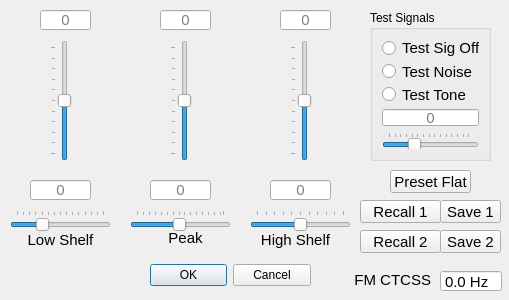
<?xml version="1.0" encoding="UTF-8"?>
<ui version="4.0">
 <class>CTransmitDlg</class>
 <widget class="QDialog" name="CTransmitDlg">
  <property name="windowModality">
   <enum>Qt::NonModal</enum>
  </property>
  <property name="geometry">
   <rect>
    <x>0</x>
    <y>0</y>
    <width>509</width>
    <height>300</height>
   </rect>
  </property>
  <property name="windowTitle">
   <string>Transmit Setup</string>
  </property>
  <property name="sizeGripEnabled">
   <bool>false</bool>
  </property>
  <property name="modal">
   <bool>false</bool>
  </property>
  <widget class="QSlider" name="LowShelfGainSlider">
   <property name="geometry">
    <rect>
     <x>50</x>
     <y>40</y>
     <width>22</width>
     <height>121</height>
    </rect>
   </property>
   <property name="minimum">
    <number>-25</number>
   </property>
   <property name="maximum">
    <number>25</number>
   </property>
   <property name="pageStep">
    <number>1</number>
   </property>
   <property name="orientation">
    <enum>Qt::Vertical</enum>
   </property>
   <property name="tickPosition">
    <enum>QSlider::TicksAbove</enum>
   </property>
   <property name="tickInterval">
    <number>5</number>
   </property>
  </widget>
  <widget class="QSlider" name="LowShelfFreqSlider">
   <property name="geometry">
    <rect>
     <x>10</x>
     <y>210</y>
     <width>101</width>
     <height>22</height>
    </rect>
   </property>
   <property name="minimum">
    <number>1</number>
   </property>
   <property name="maximum">
    <number>15</number>
   </property>
   <property name="singleStep">
    <number>1</number>
   </property>
   <property name="pageStep">
    <number>1</number>
   </property>
   <property name="value">
    <number>5</number>
   </property>
   <property name="orientation">
    <enum>Qt::Horizontal</enum>
   </property>
   <property name="tickPosition">
    <enum>QSlider::TicksAbove</enum>
   </property>
   <property name="tickInterval">
    <number>1</number>
   </property>
  </widget>
  <widget class="QLabel" name="label">
   <property name="geometry">
    <rect>
     <x>25</x>
     <y>230</y>
     <width>71</width>
     <height>20</height>
    </rect>
   </property>
   <property name="font">
    <font>
     <pointsize>11</pointsize>
    </font>
   </property>
   <property name="text">
    <string>Low Shelf</string>
   </property>
   <property name="alignment">
    <set>Qt::AlignCenter</set>
   </property>
  </widget>
  <widget class="QLineEdit" name="LowGainEdit">
   <property name="geometry">
    <rect>
     <x>40</x>
     <y>10</y>
     <width>51</width>
     <height>20</height>
    </rect>
   </property>
   <property name="font">
    <font>
     <pointsize>11</pointsize>
    </font>
   </property>
   <property name="alignment">
    <set>Qt::AlignCenter</set>
   </property>
   <property name="readOnly">
    <bool>true</bool>
   </property>
   <property name="placeholderText">
    <string>0</string>
   </property>
  </widget>
  <widget class="QLineEdit" name="LowFreqEdit">
   <property name="geometry">
    <rect>
     <x>30</x>
     <y>180</y>
     <width>61</width>
     <height>20</height>
    </rect>
   </property>
   <property name="font">
    <font>
     <pointsize>11</pointsize>
    </font>
   </property>
   <property name="alignment">
    <set>Qt::AlignCenter</set>
   </property>
   <property name="readOnly">
    <bool>true</bool>
   </property>
   <property name="placeholderText">
    <string>0</string>
   </property>
  </widget>
  <widget class="QLineEdit" name="PkGainEdit">
   <property name="geometry">
    <rect>
     <x>160</x>
     <y>10</y>
     <width>51</width>
     <height>20</height>
    </rect>
   </property>
   <property name="font">
    <font>
     <pointsize>11</pointsize>
    </font>
   </property>
   <property name="alignment">
    <set>Qt::AlignCenter</set>
   </property>
   <property name="readOnly">
    <bool>true</bool>
   </property>
   <property name="placeholderText">
    <string>0</string>
   </property>
  </widget>
  <widget class="QSlider" name="PkFreqSlider">
   <property name="geometry">
    <rect>
     <x>130</x>
     <y>210</y>
     <width>101</width>
     <height>22</height>
    </rect>
   </property>
   <property name="minimum">
    <number>1</number>
   </property>
   <property name="maximum">
    <number>30</number>
   </property>
   <property name="singleStep">
    <number>1</number>
   </property>
   <property name="pageStep">
    <number>1</number>
   </property>
   <property name="value">
    <number>15</number>
   </property>
   <property name="orientation">
    <enum>Qt::Horizontal</enum>
   </property>
   <property name="tickPosition">
    <enum>QSlider::TicksAbove</enum>
   </property>
   <property name="tickInterval">
    <number>2</number>
   </property>
  </widget>
  <widget class="QSlider" name="PkGainSlider">
   <property name="geometry">
    <rect>
     <x>170</x>
     <y>40</y>
     <width>22</width>
     <height>121</height>
    </rect>
   </property>
   <property name="minimum">
    <number>-25</number>
   </property>
   <property name="maximum">
    <number>25</number>
   </property>
   <property name="pageStep">
    <number>1</number>
   </property>
   <property name="orientation">
    <enum>Qt::Vertical</enum>
   </property>
   <property name="tickPosition">
    <enum>QSlider::TicksAbove</enum>
   </property>
   <property name="tickInterval">
    <number>5</number>
   </property>
  </widget>
  <widget class="QLabel" name="label_2">
   <property name="geometry">
    <rect>
     <x>160</x>
     <y>230</y>
     <width>51</width>
     <height>16</height>
    </rect>
   </property>
   <property name="font">
    <font>
     <pointsize>11</pointsize>
    </font>
   </property>
   <property name="text">
    <string>Peak</string>
   </property>
   <property name="alignment">
    <set>Qt::AlignCenter</set>
   </property>
  </widget>
  <widget class="QLineEdit" name="PkFreqEdit">
   <property name="geometry">
    <rect>
     <x>150</x>
     <y>180</y>
     <width>61</width>
     <height>20</height>
    </rect>
   </property>
   <property name="font">
    <font>
     <pointsize>11</pointsize>
    </font>
   </property>
   <property name="alignment">
    <set>Qt::AlignCenter</set>
   </property>
   <property name="readOnly">
    <bool>true</bool>
   </property>
   <property name="placeholderText">
    <string>0</string>
   </property>
  </widget>
  <widget class="QLineEdit" name="HiGainEdit">
   <property name="geometry">
    <rect>
     <x>280</x>
     <y>10</y>
     <width>51</width>
     <height>20</height>
    </rect>
   </property>
   <property name="font">
    <font>
     <pointsize>11</pointsize>
    </font>
   </property>
   <property name="alignment">
    <set>Qt::AlignCenter</set>
   </property>
   <property name="readOnly">
    <bool>true</bool>
   </property>
   <property name="placeholderText">
    <string>0</string>
   </property>
  </widget>
  <widget class="QSlider" name="HiShelfFreqSlider">
   <property name="geometry">
    <rect>
     <x>250</x>
     <y>210</y>
     <width>101</width>
     <height>22</height>
    </rect>
   </property>
   <property name="minimum">
    <number>10</number>
   </property>
   <property name="maximum">
    <number>30</number>
   </property>
   <property name="singleStep">
    <number>1</number>
   </property>
   <property name="pageStep">
    <number>1</number>
   </property>
   <property name="value">
    <number>20</number>
   </property>
   <property name="orientation">
    <enum>Qt::Horizontal</enum>
   </property>
   <property name="tickPosition">
    <enum>QSlider::TicksAbove</enum>
   </property>
   <property name="tickInterval">
    <number>2</number>
   </property>
  </widget>
  <widget class="QSlider" name="HiShelfGainSlider">
   <property name="geometry">
    <rect>
     <x>290</x>
     <y>40</y>
     <width>22</width>
     <height>121</height>
    </rect>
   </property>
   <property name="minimum">
    <number>-25</number>
   </property>
   <property name="maximum">
    <number>25</number>
   </property>
   <property name="pageStep">
    <number>1</number>
   </property>
   <property name="orientation">
    <enum>Qt::Vertical</enum>
   </property>
   <property name="tickPosition">
    <enum>QSlider::TicksAbove</enum>
   </property>
   <property name="tickInterval">
    <number>5</number>
   </property>
  </widget>
  <widget class="QLabel" name="label_3">
   <property name="geometry">
    <rect>
     <x>260</x>
     <y>230</y>
     <width>71</width>
     <height>20</height>
    </rect>
   </property>
   <property name="font">
    <font>
     <pointsize>11</pointsize>
    </font>
   </property>
   <property name="text">
    <string>High Shelf</string>
   </property>
   <property name="alignment">
    <set>Qt::AlignCenter</set>
   </property>
  </widget>
  <widget class="QLineEdit" name="HiFreqEdit">
   <property name="geometry">
    <rect>
     <x>270</x>
     <y>180</y>
     <width>61</width>
     <height>20</height>
    </rect>
   </property>
   <property name="font">
    <font>
     <pointsize>11</pointsize>
    </font>
   </property>
   <property name="alignment">
    <set>Qt::AlignCenter</set>
   </property>
   <property name="readOnly">
    <bool>true</bool>
   </property>
   <property name="placeholderText">
    <string>0</string>
   </property>
  </widget>
  <widget class="QGroupBox" name="groupBoxButtons">
   <property name="geometry">
    <rect>
     <x>370</x>
     <y>10</y>
     <width>121</width>
     <height>151</height>
    </rect>
   </property>
   <property name="title">
    <string>Test Signals</string>
   </property>
   <layout class="QVBoxLayout" name="verticalLayout">
    <item>
     <widget class="QRadioButton" name="TestOffButton">
      <property name="font">
       <font>
        <pointsize>11</pointsize>
       </font>
      </property>
      <property name="text">
       <string>Test Sig Off</string>
      </property>
     </widget>
    </item>
    <item>
     <widget class="QRadioButton" name="TestNoiseButton">
      <property name="font">
       <font>
        <pointsize>11</pointsize>
       </font>
      </property>
      <property name="text">
       <string>Test Noise</string>
      </property>
     </widget>
    </item>
    <item>
     <widget class="QRadioButton" name="TestToneButton">
      <property name="font">
       <font>
        <pointsize>11</pointsize>
       </font>
      </property>
      <property name="text">
       <string>Test Tone</string>
      </property>
     </widget>
    </item>
    <item>
     <widget class="QLineEdit" name="ToneEdit">
      <property name="font">
       <font>
        <pointsize>11</pointsize>
       </font>
      </property>
      <property name="alignment">
       <set>Qt::AlignCenter</set>
      </property>
      <property name="readOnly">
       <bool>true</bool>
      </property>
      <property name="placeholderText">
       <string>0</string>
      </property>
     </widget>
    </item>
    <item>
     <widget class="QSlider" name="ToneFreqSlider">
      <property name="minimum">
       <number>100</number>
      </property>
      <property name="maximum">
       <number>3000</number>
      </property>
      <property name="singleStep">
       <number>1</number>
      </property>
      <property name="pageStep">
       <number>100</number>
      </property>
      <property name="value">
       <number>1000</number>
      </property>
      <property name="orientation">
       <enum>Qt::Horizontal</enum>
      </property>
      <property name="tickPosition">
       <enum>QSlider::TicksAbove</enum>
      </property>
      <property name="tickInterval">
       <number>200</number>
      </property>
     </widget>
    </item>
   </layout>
  </widget>
  <widget class="QDialogButtonBox" name="buttonBox">
   <property name="geometry">
    <rect>
     <x>150</x>
     <y>260</y>
     <width>161</width>
     <height>31</height>
    </rect>
   </property>
   <property name="orientation">
    <enum>Qt::Horizontal</enum>
   </property>
   <property name="standardButtons">
    <set>QDialogButtonBox::Cancel|QDialogButtonBox::Ok</set>
   </property>
  </widget>
  <widget class="QPushButton" name="FlatButton">
   <property name="geometry">
    <rect>
     <x>390</x>
     <y>170</y>
     <width>81</width>
     <height>23</height>
    </rect>
   </property>
   <property name="font">
    <font>
     <pointsize>11</pointsize>
    </font>
   </property>
   <property name="text">
    <string>Preset Flat</string>
   </property>
  </widget>
  <widget class="QPushButton" name="Recall1Button">
   <property name="geometry">
    <rect>
     <x>360</x>
     <y>200</y>
     <width>81</width>
     <height>23</height>
    </rect>
   </property>
   <property name="font">
    <font>
     <pointsize>11</pointsize>
    </font>
   </property>
   <property name="text">
    <string>Recall 1</string>
   </property>
  </widget>
  <widget class="QPushButton" name="Recall2Button">
   <property name="geometry">
    <rect>
     <x>360</x>
     <y>230</y>
     <width>81</width>
     <height>23</height>
    </rect>
   </property>
   <property name="font">
    <font>
     <pointsize>11</pointsize>
    </font>
   </property>
   <property name="text">
    <string>Recall 2</string>
   </property>
  </widget>
  <widget class="QPushButton" name="Save1Button">
   <property name="geometry">
    <rect>
     <x>440</x>
     <y>200</y>
     <width>61</width>
     <height>23</height>
    </rect>
   </property>
   <property name="font">
    <font>
     <pointsize>11</pointsize>
    </font>
   </property>
   <property name="text">
    <string>Save 1</string>
   </property>
  </widget>
  <widget class="QPushButton" name="Save2Button">
   <property name="geometry">
    <rect>
     <x>440</x>
     <y>230</y>
     <width>61</width>
     <height>23</height>
    </rect>
   </property>
   <property name="font">
    <font>
     <pointsize>11</pointsize>
    </font>
   </property>
   <property name="text">
    <string>Save 2</string>
   </property>
  </widget>
  <widget class="QDoubleSpinBox" name="CtcssSpinBox">
   <property name="geometry">
    <rect>
     <x>440</x>
     <y>270</y>
     <width>62</width>
     <height>22</height>
    </rect>
   </property>
   <property name="font">
    <font>
     <pointsize>11</pointsize>
    </font>
   </property>
   <property name="frame">
    <bool>true</bool>
   </property>
   <property name="buttonSymbols">
    <enum>QAbstractSpinBox::NoButtons</enum>
   </property>
   <property name="suffix">
    <string> Hz</string>
   </property>
   <property name="decimals">
    <number>1</number>
   </property>
   <property name="maximum">
    <double>255.000000000000000</double>
   </property>
   <property name="singleStep">
    <double>0.100000000000000</double>
   </property>
  </widget>
  <widget class="QLabel" name="label_4">
   <property name="geometry">
    <rect>
     <x>350</x>
     <y>270</y>
     <width>81</width>
     <height>20</height>
    </rect>
   </property>
   <property name="font">
    <font>
     <pointsize>11</pointsize>
    </font>
   </property>
   <property name="text">
    <string>FM CTCSS</string>
   </property>
   <property name="alignment">
    <set>Qt::AlignRight|Qt::AlignTrailing|Qt::AlignVCenter</set>
   </property>
  </widget>
 </widget>
 <resources/>
 <connections>
  <connection>
   <sender>TestOffButton</sender>
   <signal>toggled(bool)</signal>
   <receiver>CTransmitDlg</receiver>
   <slot>OnTestOffButton(bool)</slot>
   <hints>
    <hint type="sourcelabel">
     <x>401</x>
     <y>65</y>
    </hint>
    <hint type="destinationlabel">
     <x>385</x>
     <y>28</y>
    </hint>
   </hints>
  </connection>
  <connection>
   <sender>TestNoiseButton</sender>
   <signal>toggled(bool)</signal>
   <receiver>CTransmitDlg</receiver>
   <slot>OnTestNoiseButton(bool)</slot>
   <hints>
    <hint type="sourcelabel">
     <x>428</x>
     <y>97</y>
    </hint>
    <hint type="destinationlabel">
     <x>458</x>
     <y>22</y>
    </hint>
   </hints>
  </connection>
  <connection>
   <sender>buttonBox</sender>
   <signal>accepted()</signal>
   <receiver>CTransmitDlg</receiver>
   <slot>accept()</slot>
   <hints>
    <hint type="sourcelabel">
     <x>209</x>
     <y>272</y>
    </hint>
    <hint type="destinationlabel">
     <x>108</x>
     <y>275</y>
    </hint>
   </hints>
  </connection>
  <connection>
   <sender>buttonBox</sender>
   <signal>rejected()</signal>
   <receiver>CTransmitDlg</receiver>
   <slot>reject()</slot>
   <hints>
    <hint type="sourcelabel">
     <x>286</x>
     <y>279</y>
    </hint>
    <hint type="destinationlabel">
     <x>375</x>
     <y>266</y>
    </hint>
   </hints>
  </connection>
  <connection>
   <sender>TestToneButton</sender>
   <signal>toggled(bool)</signal>
   <receiver>CTransmitDlg</receiver>
   <slot>OnTestToneButton(bool)</slot>
   <hints>
    <hint type="sourcelabel">
     <x>449</x>
     <y>117</y>
    </hint>
    <hint type="destinationlabel">
     <x>482</x>
     <y>224</y>
    </hint>
   </hints>
  </connection>
 </connections>
 <slots>
  <slot>OnTestOffButton(bool)</slot>
  <slot>OnTestNoiseButton(bool)</slot>
  <slot>OnTestToneButton(bool)</slot>
 </slots>
</ui>
